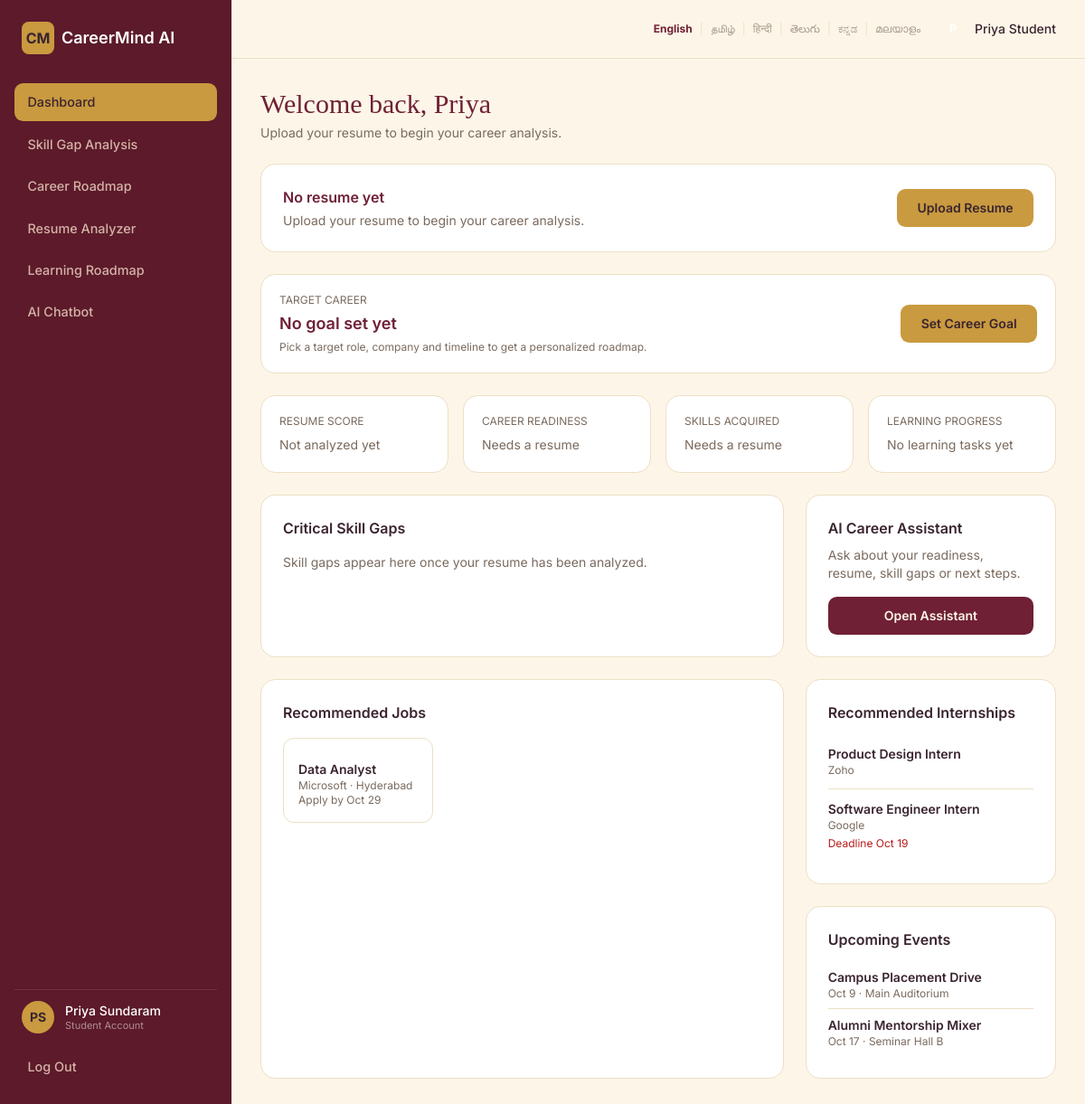
/dashboard/ (signed in), run on the app's committed database.
### roles/models.py (models this page shows, shortened)
class Opportunity(models.Model):
    KIND_CHOICES = [('job', 'Job'), ('internship', 'Internship')]
    STATUS_CHOICES = [
        ('pending', 'Pending Approval'), ('open', 'Published'),
        ('rejected', 'Rejected'), ('closed', 'Closed'),
    ]
    title = models.CharField(max_length=150)
    company = models.CharField(max_length=120)
    kind = models.CharField(max_length=12, choices=KIND_CHOICES, default='job')
    location = models.CharField(max_length=120, default='Remote')
    pay = models.CharField(max_length=80, blank=True, default='')
    status = models.CharField(max_length=12, choices=STATUS_CHOICES, default='open')
    posted_by_alumni = models.ForeignKey(User, null=True, blank=True, on_delete=models.SET_NULL, related_name='posted_opportunities')
    deadline = models.DateField(null=True, blank=True)
    created_at = models.DateTimeField(auto_now_add=True)
    skills = models.CharField(max_length=300, blank=True, default='',
                              help_text="Comma-separated, e.g. Python, SQL, Django")
    eligibility = models.CharField(max_length=200, blank=True, default='')
    description = models.TextField(blank=True, default='')
    application_url = models.URLField(blank=True, default='')
    review_note = models.CharField(max_length=300, blank=True, default='')
    reviewed_by = models.ForeignKey(User, null=True, blank=True, on_delete=models.SET_NULL, related_name='reviewed_opportunities')
    reviewed_at = models.DateTimeField(null=True, blank=True)
    class Meta:
        ordering = ['-created_at']
    @property
    def skill_list(self):
        return [x.strip() for x in self.skills.split(',') if x.strip()]

class CareerEvent(models.Model):
    title = models.CharField(max_length=150)
    description = models.TextField(blank=True, default='')
    event_date = models.DateField()
    location = models.CharField(max_length=120, default='Campus Auditorium')
    organizer = models.CharField(max_length=120, default='Placement Cell')
    class Meta:
        ordering = ['event_date']

### core/views.py (the view)
# urls.py: path('dashboard/', views.dashboard, name='dashboard'),
@student_required
def dashboard(request):
    from django.utils import timezone
    from careerpath.models import StudentCareerGoal
    from roles.models import CareerEvent
    from .metrics import recommended_opportunities, sync_profile_metrics
    profile = _get_profile(request.user)
    snap = sync_profile_metrics(profile)  # also self-heals legacy fake values
    career_goal = StudentCareerGoal.objects.filter(profile=profile).select_related(
        'role', 'company',
    ).first()
    roadmap_progress = None
    if career_goal is not None and hasattr(career_goal, 'roadmap'):
        roadmap_progress = career_goal.roadmap.progress_percentage
    learning = _build_learning_path_data(profile, snap['has_resume'], snap['extraction_failed'])
    detected_all = snap['resume'].skills if snap['resume'] else []
    context = dict(
        profile=profile, snap=snap, learning=learning,
        career_goal=career_goal, roadmap_progress=roadmap_progress,
        jobs=recommended_opportunities(detected_all, 'job'),
        internships=recommended_opportunities(detected_all, 'internship'),
        events=CareerEvent.objects.filter(event_date__gte=timezone.now().date())[:3],
        top_gaps=snap['missing'][:4],
        active="dashboard",
    )
    return render(request, 'core/dashboard.html', context)

### templates/core/dashboard.html (shortened to what this page needs)
{% extends "core/base.html" %}
{% load i18n %}
{% block content %}
<div class="mb-6">
  <h1 class="font-serif-display text-3xl text-maroon">{% trans "Welcome back" %}, {{ request.user.first_name }}</h1>
  <p class="text-sm text-[#7a6a5e] mt-1">
    {% if snap.has_resume and not snap.extraction_failed and career_goal %}
      {% blocktrans with label=snap.target_label %}Your progress toward {{ label }}.{% endblocktrans %}
    {% elif snap.has_resume and not snap.extraction_failed %}
      {% trans "Here is where your resume stands. Set a career goal to get a personalised plan." %}
    {% else %}
      {% trans "Upload your resume to begin your career analysis." %}
    {% endif %}
  </p>
</div>
{% if not snap.has_resume %}
<div class="card p-6 mb-6 flex items-center justify-between gap-4">
  <div>
    <div class="font-semibold text-maroon">{% trans "No resume yet" %}</div>
    <div class="text-sm text-[#7a6a5e] mt-1">{% trans "Upload your resume to begin your career analysis." %}</div>
  </div>
  <a href="{% url 'resume_analyzer' %}" class="btn-gold text-sm whitespace-nowrap">{% trans "Upload Resume" %}</a>
</div>
{% endif %}
<div class="card p-5 mb-6 flex items-center justify-between gap-4">
  {% if career_goal %}
  <div>
    <div class="text-xs text-[#7a6a5e] mb-1">{% trans "TARGET CAREER" %}</div>
    <div class="text-lg font-semibold text-maroon">{{ career_goal.role.name }} — {{ career_goal.company.name }}</div>
    <div class="text-xs text-[#7a6a5e] mt-1">{{ career_goal.timeline_months }} {% trans "month timeline" %}{% if roadmap_progress is not None %} · {% trans "Roadmap progress" %}: {{ roadmap_progress }}%{% endif %}</div>
  </div>
  <a href="{% url 'careerpath:roadmap' %}" class="btn-gold text-sm whitespace-nowrap">{% trans "View Roadmap" %}</a>
  {% else %}
  <div>
    <div class="text-xs text-[#7a6a5e] mb-1">{% trans "TARGET CAREER" %}</div>
    <div class="text-lg font-semibold text-maroon">{% trans "No goal set yet" %}</div>
    <div class="text-xs text-[#7a6a5e] mt-1">{% trans "Pick a target role, company and timeline to get a personalized roadmap." %}</div>
  </div>
  <a href="{% url 'careerpath:set_goal' %}" class="btn-gold text-sm whitespace-nowrap">{% trans "Set Career Goal" %}</a>
  {% endif %}
</div>
<div class="grid grid-cols-2 md:grid-cols-4 gap-4 mb-6">
  <a href="{% url 'resume_analyzer' %}" class="card p-5 hover:border-[#c99a3f] transition block">
    <div class="text-xs text-[#7a6a5e] mb-1">{% trans "RESUME SCORE" %}</div>
    {% if snap.resume_score is not None %}
      <div class="text-2xl font-bold text-maroon">{{ snap.resume_score }}<span class="text-sm text-[#7a6a5e]">/100</span></div>
      <div class="text-xs text-[#7a6a5e] mt-1">{% trans "Section completeness" %}</div>
    {% else %}
      <div class="text-sm text-[#7a6a5e] mt-2">{% trans "Not analyzed yet" %}</div>
    {% endif %}
  </a>
  <a href="{% url 'skill_analysis' %}" class="card p-5 hover:border-[#c99a3f] transition block">
    <div class="text-xs text-[#7a6a5e] mb-1">{% trans "CAREER READINESS" %}</div>
    {% if snap.readiness is not None %}
      <div class="text-2xl font-bold text-maroon">{{ snap.readiness }}<span class="text-sm text-[#7a6a5e]">%</span></div>
      <div class="text-xs text-[#7a6a5e] mt-1">{% blocktrans with n=snap.detected|length total=snap.required|length %}{{ n }} of {{ total }} required skills{% endblocktrans %}</div>
    {% else %}
      <div class="text-sm text-[#7a6a5e] mt-2">{% trans "Needs a resume" %}</div>
    {% endif %}
  </a>
  <a href="{% url 'skill_analysis' %}" class="card p-5 hover:border-[#c99a3f] transition block">
    <div class="text-xs text-[#7a6a5e] mb-1">{% trans "SKILLS ACQUIRED" %}</div>
    {% if snap.has_resume %}
      <div class="text-2xl font-bold text-maroon">{{ snap.skills_detected }}</div>
      <div class="text-xs text-[#7a6a5e] mt-1">{% trans "Detected in your resume" %}</div>
    {% else %}
      <div class="text-sm text-[#7a6a5e] mt-2">{% trans "Needs a resume" %}</div>
    {% endif %}
  </a>
  <a href="{% url 'learning_roadmap' %}" class="card p-5 hover:border-[#c99a3f] transition block">
    <div class="text-xs text-[#7a6a5e] mb-1">{% trans "LEARNING PROGRESS" %}</div>
    {% if learning.total_resources %}
      <div class="text-2xl font-bold text-maroon">{{ learning.overall_progress }}<span class="text-sm text-[#7a6a5e]">%</span></div>
      <div class="text-xs text-[#7a6a5e] mt-1">{{ learning.completed_resources }} / {{ learning.total_resources }} {% trans "tasks done" %}</div>
    {% else %}
      <div class="text-sm text-[#7a6a5e] mt-2">{% trans "No learning tasks yet" %}</div>
    {% endif %}
  </a>
</div>
<div class="grid md:grid-cols-3 gap-6 mb-6">
  <div class="card p-6 md:col-span-2">
    <div class="flex items-center justify-between mb-4">
      <h3 class="font-semibold">{% trans "Critical Skill Gaps" %}</h3>
    </div>
    {% if top_gaps %}
      <ul class="divide-y divide-[#ecdfc4]">
        {% for g in top_gaps %}
        <li class="py-3 flex items-center justify-between">
          <span class="text-sm font-medium">{{ g }}</span>
          <a href="{% url 'learning_roadmap' %}" class="text-xs text-maroon font-semibold">{% trans "Start learning" %}</a>
        </li>
        {% endfor %}
      </ul>
    {% elif snap.readiness == 100 %}
      <p class="text-sm text-[#7a6a5e]">{% trans "You meet every tracked requirement for this role." %}</p>
    {% else %}
      <p class="text-sm text-[#7a6a5e]">{% trans "Skill gaps appear here once your resume has been analyzed." %}</p>
    {% endif %}
  </div>
  <div class="card p-6">
    <h3 class="font-semibold mb-2">{% trans "AI Career Assistant" %}</h3>
    <p class="text-sm text-[#7a6a5e] mb-4">{% trans "Ask about your readiness, resume, skill gaps or next steps." %}</p>
    <a href="{% url 'ai_chatbot' %}" class="btn-maroon w-full text-center block text-sm">{% trans "Open Assistant" %}</a>
  </div>
</div>
<div class="grid md:grid-cols-3 gap-6">
  <div class="card p-6 md:col-span-2">
    <h3 class="font-semibold mb-4">{% trans "Recommended Jobs" %}</h3>
    {% if jobs %}
    <div class="grid md:grid-cols-3 gap-4">
      {% for job in jobs %}
      <div class="border border-[#ecdfc4] rounded-xl p-4 flex flex-col">
        <div class="font-semibold text-sm mt-2">{{ job.title }}</div>
        <div class="text-xs text-[#7a6a5e]">{{ job.company }} · {{ job.location }}</div>
        {% if job.deadline %}<div class="text-xs text-[#7a6a5e]">{% trans "Apply by" %} {{ job.deadline|date:"M j" }}</div>{% endif %}
      </div>
      {% endfor %}
    </div>
    {% else %}
      <p class="text-sm text-[#7a6a5e]">{% trans "No published jobs yet. New postings from alumni and staff appear here once approved." %}</p>
    {% endif %}
  </div>
  <div class="space-y-6">
    <div class="card p-6">
      <h3 class="font-semibold mb-3">{% trans "Recommended Internships" %}</h3>
      {% for i in internships %}
      <div class="border-b border-[#ecdfc4] py-3 last:border-0">
        <div class="flex justify-between items-start gap-2">
          <div>
            <div class="text-sm font-semibold">{{ i.title }}</div>
            <div class="text-xs text-[#7a6a5e]">{{ i.company }}</div>
          </div>
        </div>
        {% if i.deadline %}<div class="text-xs text-red-700 mt-1">{% trans "Deadline" %} {{ i.deadline|date:"M j" }}</div>{% endif %}
      </div>
      {% empty %}
      <p class="text-sm text-[#7a6a5e]">{% trans "No published internships yet." %}</p>
      {% endfor %}
    </div>
    <div class="card p-6">
      <h3 class="font-semibold mb-3">{% trans "Upcoming Events" %}</h3>
      {% for e in events %}
      <div class="border-b border-[#ecdfc4] py-2 last:border-0">
        <div class="text-sm font-semibold">{{ e.title }}</div>
        <div class="text-xs text-[#7a6a5e]">{{ e.event_date|date:"M j" }} · {{ e.location }}</div>
      </div>
      {% empty %}
      <p class="text-sm text-[#7a6a5e]">{% trans "No upcoming events." %}</p>
      {% endfor %}
    </div>
  </div>
</div>
{% endblock %}

### templates/core/base.html (shortened to what this page needs)
{% load static %}
{% load i18n %}
{% get_current_language as CURRENT_LANGUAGE %}
<!DOCTYPE html>
<html lang="{{ CURRENT_LANGUAGE }}">
<head>
<script src="https://cdn.tailwindcss.com"></script>
<link rel="stylesheet" href="{% static 'css/style.css' %}">
</head>
<body class="min-h-screen flex">
<aside id="cmSidebar" class="cm-sidebar hidden md:flex w-64 bg-maroon-900 flex-col justify-between py-6 px-4 min-h-screen sticky top-0 shrink-0">
  <div>
    <div class="flex items-center gap-2 px-2 mb-8">
      <div class="w-9 h-9 rounded-lg bg-gold flex items-center justify-center text-maroon-900 font-bold">CM</div>
      <span class="text-white font-semibold text-lg">CareerMind AI</span>
    </div>
    <nav class="space-y-1">
      <a href="{% url 'dashboard' %}" class="sidebar-link {% if active == 'dashboard' %}active{% endif %}">{% trans "Dashboard" %}</a>
      <a href="{% url 'skill_analysis' %}" class="sidebar-link {% if active == 'skill_analysis' %}active{% endif %}">{% trans "Skill Gap Analysis" %}</a>
      <a href="{% url 'careerpath:roadmap' %}" class="sidebar-link {% if active == 'career_roadmap' or active == 'career_goal' %}active{% endif %}">{% trans "Career Roadmap" %}</a>
      <a href="{% url 'resume_analyzer' %}" class="sidebar-link {% if active == 'resume' %}active{% endif %}">{% trans "Resume Analyzer" %}</a>
      <a href="{% url 'learning_roadmap' %}" class="sidebar-link {% if active == 'roadmap' %}active{% endif %}">{% trans "Learning Roadmap" %}</a>
      <a href="{% url 'ai_chatbot' %}" class="sidebar-link {% if active == 'chatbot' %}active{% endif %}">{% trans "AI Chatbot" %}</a>
    </nav>
  </div>
  <div>
    <div class="flex items-center gap-3 px-2 py-3 border-t border-white/10">
      <div class="w-9 h-9 rounded-full bg-gold flex items-center justify-center text-maroon-900 font-bold text-sm">
        {{ request.user.first_name|first|upper }}{{ request.user.last_name|first|upper }}
      </div>
      <div class="leading-tight">
        <div class="text-white text-sm font-medium">{{ request.user.first_name }} {{ request.user.last_name }}</div>
        <div class="text-[11px] text-white/50">{% trans "Student Account" %}</div>
      </div>
    </div>
    <a href="{% url 'logout' %}" class="sidebar-link mt-1">{% trans "Log Out" %}</a>
  </div>
</aside>
<div class="flex-1 min-h-screen flex flex-col">
  <header class="bg-cream px-4 md:px-8 py-4 flex items-center justify-between border-b border-[#ecdfc4]">
    <div class="flex items-center gap-4 pl-6">
      <form action="{% url 'set_language' %}" method="post" class="flex items-center gap-1 text-xs">
        {% get_available_languages as AVAILABLE_LANGUAGES %}
        {% for code, name in AVAILABLE_LANGUAGES %}<button type="submit" name="language" value="{{ code }}"
          class="px-1 {% if code == CURRENT_LANGUAGE %}text-maroon font-bold{% else %}text-[#a89a8c]{% endif %}">{{ name }}</button>{% if not forloop.last %}<span class="text-[#ecdfc4]">|</span>{% endif %}{% endfor %}
      </form>
      <div class="flex items-center gap-2">
        <div class="w-8 h-8 rounded-full bg-maroon-800 text-white flex items-center justify-center text-xs font-bold">
        </div>
        <span class="text-sm font-medium">{{ request.user.first_name }} {% trans "Student" %}</span>
      </div>
    </div>
  </header>
  <main class="flex-1 p-4 md:p-8 min-w-0">
    {% block content %}{% endblock %}
  </main>
</div>
</body>
</html>

### data on the page
Opportunity: title "Data Analyst", company "Microsoft", location "Hyderabad", deadline "Oct 29"
Opportunity: title "Product Design Intern", company "Zoho"
Opportunity: title "Software Engineer Intern", company "Google", deadline "Oct 19"
CareerEvent: title "Campus Placement Drive", event_date "Oct 9", location "Main Auditorium"
CareerEvent: title "Alumni Mentorship Mixer", event_date "Oct 17", location "Seminar Hall B"

### other printed values
{{ request.user.first_name|first|upper }} "P"
{{ request.user.last_name|first|upper }} "S"
{{ request.user.first_name }} "Priya"
{{ request.user.last_name }} "Sundaram"
{{ name }} "English" "தமிழ்" "हिन्दी" "తెలుగు" "ಕನ್ನಡ" "മലയാളം"
